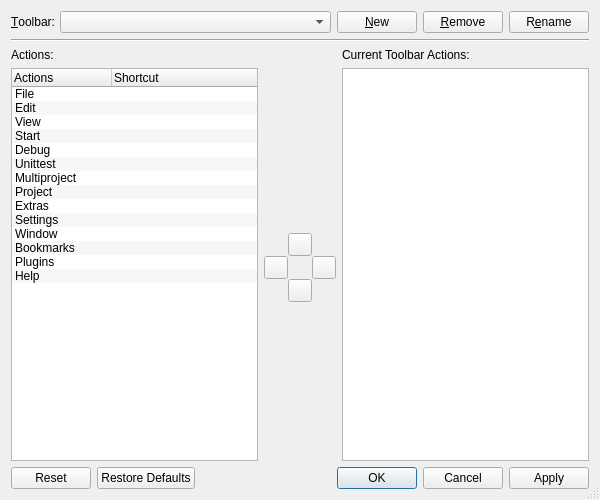
<?xml version="1.0" encoding="UTF-8"?>
<ui version="4.0">
 <class>E5ToolBarDialog</class>
 <widget class="QDialog" name="E5ToolBarDialog">
  <property name="geometry">
   <rect>
    <x>0</x>
    <y>0</y>
    <width>600</width>
    <height>500</height>
   </rect>
  </property>
  <property name="windowTitle">
   <string>Configure Toolbars</string>
  </property>
  <property name="sizeGripEnabled">
   <bool>true</bool>
  </property>
  <layout class="QVBoxLayout">
   <item>
    <layout class="QHBoxLayout">
     <item>
      <widget class="QLabel" name="label">
       <property name="text">
        <string>&amp;Toolbar:</string>
       </property>
       <property name="buddy">
        <cstring>toolbarComboBox</cstring>
       </property>
      </widget>
     </item>
     <item>
      <widget class="QComboBox" name="toolbarComboBox">
       <property name="sizePolicy">
        <sizepolicy hsizetype="Expanding" vsizetype="Fixed">
         <horstretch>0</horstretch>
         <verstretch>0</verstretch>
        </sizepolicy>
       </property>
       <property name="toolTip">
        <string>Select the toolbar to configure</string>
       </property>
      </widget>
     </item>
     <item>
      <widget class="QPushButton" name="newButton">
       <property name="toolTip">
        <string>Press to create a new toolbar</string>
       </property>
       <property name="text">
        <string>&amp;New</string>
       </property>
      </widget>
     </item>
     <item>
      <widget class="QPushButton" name="removeButton">
       <property name="toolTip">
        <string>Press to remove the selected toolbar</string>
       </property>
       <property name="text">
        <string>&amp;Remove</string>
       </property>
      </widget>
     </item>
     <item>
      <widget class="QPushButton" name="renameButton">
       <property name="toolTip">
        <string>Press to rename the selected toolbar</string>
       </property>
       <property name="text">
        <string>R&amp;ename</string>
       </property>
      </widget>
     </item>
    </layout>
   </item>
   <item>
    <widget class="Line" name="line">
     <property name="orientation">
      <enum>Qt::Horizontal</enum>
     </property>
    </widget>
   </item>
   <item>
    <layout class="QGridLayout">
     <item row="0" column="0">
      <widget class="QLabel" name="label_2">
       <property name="text">
        <string>Actions:</string>
       </property>
      </widget>
     </item>
     <item row="0" column="2">
      <widget class="QLabel" name="label_3">
       <property name="text">
        <string>Current Toolbar Actions:</string>
       </property>
      </widget>
     </item>
     <item row="1" column="0" rowspan="3">
      <widget class="QTreeWidget" name="actionsTree">
       <property name="toolTip">
        <string>Select the action to add to the current toolbar</string>
       </property>
       <property name="alternatingRowColors">
        <bool>true</bool>
       </property>
       <property name="rootIsDecorated">
        <bool>false</bool>
       </property>
       <column>
        <property name="text">
         <string>Actions</string>
        </property>
       </column>
       <column>
        <property name="text">
         <string>Shortcut</string>
        </property>
       </column>
       <item>
        <property name="text">
         <string>File</string>
        </property>
        <item>
         <property name="text">
          <string>New</string>
         </property>
        </item>
        <item>
         <property name="text">
          <string>Open...</string>
         </property>
        </item>
        <item>
         <property name="text">
          <string>Open Recent Files</string>
         </property>
         <item>
          <property name="text">
           <string>(Files)</string>
          </property>
         </item>
         <item>
          <property name="text">
           <string>Clear</string>
          </property>
         </item>
        </item>
        <item>
         <property name="text">
          <string>Open Bookmarked Files</string>
         </property>
         <item>
          <property name="text">
           <string>Add</string>
          </property>
         </item>
         <item>
          <property name="text">
           <string>Edit...</string>
          </property>
         </item>
         <item>
          <property name="text">
           <string>Clear</string>
          </property>
         </item>
        </item>
        <item>
         <property name="text">
          <string>Close</string>
         </property>
        </item>
        <item>
         <property name="text">
          <string>Close All</string>
         </property>
        </item>
        <item>
         <property name="text">
          <string>Search File...</string>
         </property>
        </item>
        <item>
         <property name="text">
          <string>Save</string>
         </property>
        </item>
        <item>
         <property name="text">
          <string>Save As....</string>
         </property>
        </item>
        <item>
         <property name="text">
          <string>Save All...</string>
         </property>
        </item>
        <item>
         <property name="text">
          <string>Save to Project</string>
         </property>
        </item>
        <item>
         <property name="text">
          <string>Export As</string>
         </property>
         <item>
          <property name="text">
           <string>HTML</string>
          </property>
         </item>
         <item>
          <property name="text">
           <string>PDF</string>
          </property>
         </item>
         <item>
          <property name="text">
           <string>RTF</string>
          </property>
         </item>
         <item>
          <property name="text">
           <string>TeX</string>
          </property>
         </item>
        </item>
        <item>
         <property name="text">
          <string>Print Preview</string>
         </property>
        </item>
        <item>
         <property name="text">
          <string>Print</string>
         </property>
        </item>
        <item>
         <property name="text">
          <string>Quit</string>
         </property>
        </item>
       </item>
       <item>
        <property name="text">
         <string>Edit</string>
        </property>
        <item>
         <property name="text">
          <string>Undo</string>
         </property>
        </item>
        <item>
         <property name="text">
          <string>Redo</string>
         </property>
        </item>
        <item>
         <property name="text">
          <string>Revert to Last Saved State</string>
         </property>
        </item>
        <item>
         <property name="text">
          <string>Cut</string>
         </property>
        </item>
        <item>
         <property name="text">
          <string>Copy</string>
         </property>
        </item>
        <item>
         <property name="text">
          <string>Paste</string>
         </property>
        </item>
        <item>
         <property name="text">
          <string>Clear</string>
         </property>
        </item>
        <item>
         <property name="text">
          <string>Indent</string>
         </property>
        </item>
        <item>
         <property name="text">
          <string>Unindent</string>
         </property>
        </item>
        <item>
         <property name="text">
          <string>Smart Indent</string>
         </property>
        </item>
        <item>
         <property name="text">
          <string>Comment</string>
         </property>
        </item>
        <item>
         <property name="text">
          <string>Uncomment</string>
         </property>
        </item>
        <item>
         <property name="text">
          <string>Stream Comment</string>
         </property>
        </item>
        <item>
         <property name="text">
          <string>Box Comment</string>
         </property>
        </item>
        <item>
         <property name="text">
          <string>--Separator--</string>
         </property>
        </item>
        <item>
         <property name="text">
          <string>Autocomplete</string>
         </property>
         <item>
          <property name="text">
           <string>Autocomplete</string>
          </property>
         </item>
         <item>
          <property name="text">
           <string>Autocomplete from Document</string>
          </property>
         </item>
         <item>
          <property name="text">
           <string>Autocomplete from APIs</string>
          </property>
         </item>
         <item>
          <property name="text">
           <string>Autocomplete from Document and APIs</string>
          </property>
         </item>
         <item>
          <property name="text">
           <string>--Separator--</string>
          </property>
         </item>
         <item>
          <property name="text">
           <string>Calltip</string>
          </property>
         </item>
        </item>
       </item>
       <item>
        <property name="text">
         <string>View</string>
        </property>
       </item>
       <item>
        <property name="text">
         <string>Start</string>
        </property>
       </item>
       <item>
        <property name="text">
         <string>Debug</string>
        </property>
       </item>
       <item>
        <property name="text">
         <string>Unittest</string>
        </property>
       </item>
       <item>
        <property name="text">
         <string>Multiproject</string>
        </property>
       </item>
       <item>
        <property name="text">
         <string>Project</string>
        </property>
       </item>
       <item>
        <property name="text">
         <string>Extras</string>
        </property>
       </item>
       <item>
        <property name="text">
         <string>Settings</string>
        </property>
       </item>
       <item>
        <property name="text">
         <string>Window</string>
        </property>
       </item>
       <item>
        <property name="text">
         <string>Bookmarks</string>
        </property>
       </item>
       <item>
        <property name="text">
         <string>Plugins</string>
        </property>
       </item>
       <item>
        <property name="text">
         <string>Help</string>
        </property>
       </item>
      </widget>
     </item>
     <item row="1" column="1">
      <spacer>
       <property name="orientation">
        <enum>Qt::Vertical</enum>
       </property>
       <property name="sizeHint" stdset="0">
        <size>
         <width>20</width>
         <height>40</height>
        </size>
       </property>
      </spacer>
     </item>
     <item row="1" column="2" rowspan="3">
      <widget class="QListWidget" name="toolbarActionsList">
       <property name="toolTip">
        <string>Select the action to work on</string>
       </property>
       <property name="whatsThis">
        <string>&lt;b&gt;Current Toolbar Actions&lt;/b&gt;&lt;p&gt;This list shows the actions of the selected toolbar. Select an action and use the up or down button to change the order of actions or the left button to delete it. To add an action to the toolbar, select it in the list of available actions and press the right button.&lt;/p&gt;</string>
       </property>
      </widget>
     </item>
     <item row="2" column="1">
      <layout class="QGridLayout">
       <property name="spacing">
        <number>0</number>
       </property>
       <item row="0" column="1">
        <widget class="QToolButton" name="upButton">
         <property name="toolTip">
          <string>Press to move the selected action up.</string>
         </property>
         <property name="text">
          <string/>
         </property>
        </widget>
       </item>
       <item row="1" column="0">
        <widget class="QToolButton" name="leftButton">
         <property name="toolTip">
          <string>Press to delete the selected action from the toolbar</string>
         </property>
         <property name="text">
          <string/>
         </property>
        </widget>
       </item>
       <item row="1" column="2">
        <widget class="QToolButton" name="rightButton">
         <property name="toolTip">
          <string>Press to add the selected action to the toolbar</string>
         </property>
         <property name="text">
          <string/>
         </property>
        </widget>
       </item>
       <item row="2" column="1">
        <widget class="QToolButton" name="downButton">
         <property name="toolTip">
          <string>Press to move the selected action down.</string>
         </property>
         <property name="text">
          <string/>
         </property>
        </widget>
       </item>
      </layout>
     </item>
     <item row="3" column="1">
      <spacer>
       <property name="orientation">
        <enum>Qt::Vertical</enum>
       </property>
       <property name="sizeHint" stdset="0">
        <size>
         <width>20</width>
         <height>40</height>
        </size>
       </property>
      </spacer>
     </item>
    </layout>
   </item>
   <item>
    <widget class="QDialogButtonBox" name="buttonBox">
     <property name="orientation">
      <enum>Qt::Horizontal</enum>
     </property>
     <property name="standardButtons">
      <set>QDialogButtonBox::Apply|QDialogButtonBox::Cancel|QDialogButtonBox::Ok|QDialogButtonBox::Reset|QDialogButtonBox::RestoreDefaults</set>
     </property>
    </widget>
   </item>
  </layout>
 </widget>
 <tabstops>
  <tabstop>toolbarComboBox</tabstop>
  <tabstop>newButton</tabstop>
  <tabstop>removeButton</tabstop>
  <tabstop>renameButton</tabstop>
  <tabstop>actionsTree</tabstop>
  <tabstop>toolbarActionsList</tabstop>
  <tabstop>upButton</tabstop>
  <tabstop>downButton</tabstop>
  <tabstop>rightButton</tabstop>
  <tabstop>leftButton</tabstop>
  <tabstop>buttonBox</tabstop>
 </tabstops>
 <resources/>
 <connections/>
</ui>
